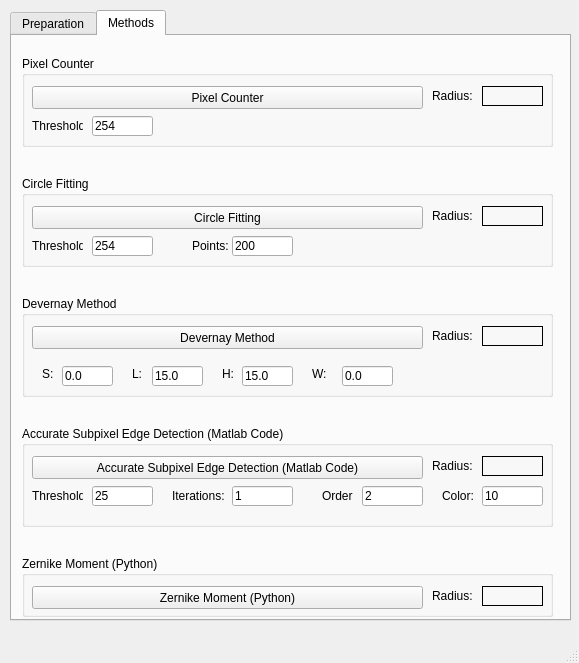
<?xml version="1.0" encoding="UTF-8"?>
<ui version="4.0">
 <class>MainWindow</class>
 <widget class="QMainWindow" name="MainWindow">
  <property name="geometry">
   <rect>
    <x>0</x>
    <y>0</y>
    <width>579</width>
    <height>663</height>
   </rect>
  </property>
  <property name="windowTitle">
   <string>MainWindow</string>
  </property>
  <widget class="QWidget" name="centralwidget">
   <widget class="QTabWidget" name="tabWidget_methods">
    <property name="geometry">
     <rect>
      <x>10</x>
      <y>10</y>
      <width>561</width>
      <height>611</height>
     </rect>
    </property>
    <property name="currentIndex">
     <number>1</number>
    </property>
    <widget class="QWidget" name="tab_2">
     <attribute name="title">
      <string>Preparation</string>
     </attribute>
     <widget class="QPushButton" name="pushButton_excelfilesfolder">
      <property name="geometry">
       <rect>
        <x>20</x>
        <y>20</y>
        <width>521</width>
        <height>23</height>
       </rect>
      </property>
      <property name="text">
       <string>Excel Files Folder</string>
      </property>
     </widget>
     <widget class="QPushButton" name="pushButton">
      <property name="geometry">
       <rect>
        <x>20</x>
        <y>50</y>
        <width>521</width>
        <height>23</height>
       </rect>
      </property>
      <property name="text">
       <string>Snapshots Folder</string>
      </property>
     </widget>
     <widget class="QPushButton" name="pushButton_create">
      <property name="geometry">
       <rect>
        <x>20</x>
        <y>80</y>
        <width>521</width>
        <height>23</height>
       </rect>
      </property>
      <property name="text">
       <string>Create Environment</string>
      </property>
     </widget>
     <widget class="QPushButton" name="pushButton_reset">
      <property name="geometry">
       <rect>
        <x>20</x>
        <y>110</y>
        <width>521</width>
        <height>23</height>
       </rect>
      </property>
      <property name="text">
       <string>RESET</string>
      </property>
     </widget>
     <widget class="QLabel" name="label_info">
      <property name="geometry">
       <rect>
        <x>20</x>
        <y>150</y>
        <width>521</width>
        <height>431</height>
       </rect>
      </property>
      <property name="frameShape">
       <enum>QFrame::NoFrame</enum>
      </property>
      <property name="text">
       <string>&lt;html&gt;&lt;head/&gt;&lt;body&gt;&lt;p align=&quot;center&quot;&gt;&lt;span style=&quot; font-size:11pt; font-weight:600;&quot;&gt;README&lt;/span&gt;&lt;/p&gt;&lt;p&gt;&lt;span style=&quot; color:#ffffff;&quot;&gt;-&lt;/span&gt;----------------------------------------------------------------------------------------------------------------------------------------------------------------------------------------------------&lt;/p&gt;&lt;p&gt;&lt;span style=&quot; font-size:9pt;&quot;&gt;• The program can only be used for outer diameter measurements of parts with circular geometry. It uses 5 different measurement methods: &amp;quot;Pixel Counter&amp;quot;, &amp;quot;Circle Fitting&amp;quot;, &amp;quot;Devernay Method&amp;quot;, &amp;quot;Accurate Subpixel Edge Detection Method&amp;quot; and &amp;quot;Zernike Moment Method&amp;quot;. Except for the first two of these methods, the others make measurements in subpixel size.&lt;/span&gt;&lt;/p&gt;&lt;p&gt;&lt;span style=&quot; font-size:9pt;&quot;&gt;• In the &lt;/span&gt;&lt;span style=&quot; font-size:9pt; font-weight:600;&quot;&gt;&amp;quot;Preparations&amp;quot;&lt;/span&gt;&lt;span style=&quot; font-size:9pt;&quot;&gt; tab, initial settings will be made so that the program can work properly.&lt;/span&gt;&lt;/p&gt;&lt;p&gt;&lt;span style=&quot; font-size:9pt;&quot;&gt;• In the first step, click on the &lt;/span&gt;&lt;span style=&quot; font-size:9pt; font-weight:600;&quot;&gt;&amp;quot;Excel Files Folder&amp;quot;&lt;/span&gt;&lt;span style=&quot; font-size:9pt;&quot;&gt; button and select the folder where the result files of the measurements will be located with &lt;/span&gt;&lt;span style=&quot; font-size:9pt; font-weight:600;&quot;&gt;.csv&lt;/span&gt;&lt;span style=&quot; font-size:9pt;&quot;&gt; extension.&lt;/span&gt;&lt;/p&gt;&lt;p&gt;&lt;span style=&quot; font-size:9pt;&quot;&gt;• Then click the &amp;quot;&lt;/span&gt;&lt;span style=&quot; font-size:9pt; font-weight:600;&quot;&gt;Snapshots Folder&lt;/span&gt;&lt;span style=&quot; font-size:9pt;&quot;&gt;&amp;quot; button and select the folder where the images for which diameter values are to be obtained are located.&lt;/span&gt;&lt;/p&gt;&lt;p&gt;&lt;span style=&quot; font-size:9pt;&quot;&gt;• It provides configuration of folders to be created for&lt;/span&gt;&lt;span style=&quot; font-size:9pt; font-weight:600;&quot;&gt; Devernay Method&lt;/span&gt;&lt;span style=&quot; font-size:9pt;&quot;&gt; and &lt;/span&gt;&lt;span style=&quot; font-size:9pt; font-weight:600;&quot;&gt;Accurate Subpixel Edge Detection (Matlab Code) Method&lt;/span&gt;&lt;span style=&quot; font-size:9pt;&quot;&gt; via &lt;/span&gt;&lt;span style=&quot; font-size:9pt; font-weight:600;&quot;&gt;&amp;quot;Create Environment&amp;quot;&lt;/span&gt;&lt;span style=&quot; font-size:9pt;&quot;&gt; button. These files will be stored in the folder where the Excel files are located.&lt;/span&gt;&lt;/p&gt;&lt;p&gt;&lt;span style=&quot; font-size:9pt;&quot;&gt;• The &lt;/span&gt;&lt;span style=&quot; font-size:9pt; font-weight:600;&quot;&gt;&amp;quot;RESET&amp;quot;&lt;/span&gt;&lt;span style=&quot; font-size:9pt;&quot;&gt; button should be used to clear the cookies of previous operations.&lt;/span&gt;&lt;/p&gt;&lt;p&gt;&lt;span style=&quot; font-size:9pt;&quot;&gt;• Then, by coming to the&lt;/span&gt;&lt;span style=&quot; font-size:9pt; font-weight:600;&quot;&gt; &amp;quot;Methods&amp;quot;&lt;/span&gt;&lt;span style=&quot; font-size:9pt;&quot;&gt; tab, any desired method can perform diameter measurements by simply pressing the relevant button.&lt;/span&gt;&lt;/p&gt;&lt;p&gt;&lt;span style=&quot; font-size:9pt;&quot;&gt;• Each measurement method has its own separate parameters and they can be easily adjusted via the UI.&lt;/span&gt;&lt;br/&gt;&lt;/p&gt;&lt;p&gt;&lt;br/&gt;&lt;/p&gt;&lt;/body&gt;&lt;/html&gt;</string>
      </property>
      <property name="wordWrap">
       <bool>true</bool>
      </property>
     </widget>
    </widget>
    <widget class="QWidget" name="tab">
     <attribute name="title">
      <string>Methods</string>
     </attribute>
     <widget class="QGroupBox" name="groupBox">
      <property name="geometry">
       <rect>
        <x>10</x>
        <y>20</y>
        <width>531</width>
        <height>91</height>
       </rect>
      </property>
      <property name="title">
       <string>Pixel Counter</string>
      </property>
      <widget class="QLabel" name="label_radius_pixelCounter">
       <property name="geometry">
        <rect>
         <x>460</x>
         <y>30</y>
         <width>61</width>
         <height>20</height>
        </rect>
       </property>
       <property name="frameShape">
        <enum>QFrame::Box</enum>
       </property>
       <property name="text">
        <string/>
       </property>
      </widget>
      <widget class="QLineEdit" name="lineEdit_thresholdvalue">
       <property name="geometry">
        <rect>
         <x>70</x>
         <y>60</y>
         <width>61</width>
         <height>20</height>
        </rect>
       </property>
       <property name="text">
        <string>254</string>
       </property>
      </widget>
      <widget class="QLabel" name="label_3">
       <property name="geometry">
        <rect>
         <x>410</x>
         <y>30</y>
         <width>41</width>
         <height>20</height>
        </rect>
       </property>
       <property name="frameShape">
        <enum>QFrame::NoFrame</enum>
       </property>
       <property name="text">
        <string>Radius:</string>
       </property>
      </widget>
      <widget class="QPushButton" name="pushButton_pixelCounter">
       <property name="geometry">
        <rect>
         <x>10</x>
         <y>30</y>
         <width>391</width>
         <height>23</height>
        </rect>
       </property>
       <property name="text">
        <string>Pixel Counter</string>
       </property>
      </widget>
      <widget class="QLabel" name="label_5">
       <property name="geometry">
        <rect>
         <x>10</x>
         <y>60</y>
         <width>51</width>
         <height>20</height>
        </rect>
       </property>
       <property name="frameShape">
        <enum>QFrame::NoFrame</enum>
       </property>
       <property name="text">
        <string>Threshold:</string>
       </property>
      </widget>
     </widget>
     <widget class="QGroupBox" name="groupBox_2">
      <property name="geometry">
       <rect>
        <x>10</x>
        <y>140</y>
        <width>531</width>
        <height>91</height>
       </rect>
      </property>
      <property name="title">
       <string>Circle Fitting</string>
      </property>
      <widget class="QLabel" name="label_radius_circleFitting">
       <property name="geometry">
        <rect>
         <x>460</x>
         <y>30</y>
         <width>61</width>
         <height>20</height>
        </rect>
       </property>
       <property name="frameShape">
        <enum>QFrame::Box</enum>
       </property>
       <property name="text">
        <string/>
       </property>
      </widget>
      <widget class="QPushButton" name="pushButton_circleFitting">
       <property name="geometry">
        <rect>
         <x>10</x>
         <y>30</y>
         <width>391</width>
         <height>23</height>
        </rect>
       </property>
       <property name="text">
        <string>Circle Fitting</string>
       </property>
      </widget>
      <widget class="QLabel" name="label_8">
       <property name="geometry">
        <rect>
         <x>410</x>
         <y>30</y>
         <width>41</width>
         <height>20</height>
        </rect>
       </property>
       <property name="frameShape">
        <enum>QFrame::NoFrame</enum>
       </property>
       <property name="text">
        <string>Radius:</string>
       </property>
      </widget>
      <widget class="QLineEdit" name="lineEdit_thresholdvalue_circle_fitting">
       <property name="geometry">
        <rect>
         <x>70</x>
         <y>60</y>
         <width>61</width>
         <height>20</height>
        </rect>
       </property>
       <property name="text">
        <string>254</string>
       </property>
      </widget>
      <widget class="QLabel" name="label_7">
       <property name="geometry">
        <rect>
         <x>10</x>
         <y>60</y>
         <width>51</width>
         <height>20</height>
        </rect>
       </property>
       <property name="frameShape">
        <enum>QFrame::NoFrame</enum>
       </property>
       <property name="text">
        <string>Threshold:</string>
       </property>
      </widget>
      <widget class="QLabel" name="label_9">
       <property name="geometry">
        <rect>
         <x>170</x>
         <y>60</y>
         <width>41</width>
         <height>20</height>
        </rect>
       </property>
       <property name="frameShape">
        <enum>QFrame::NoFrame</enum>
       </property>
       <property name="text">
        <string>Points:</string>
       </property>
      </widget>
      <widget class="QLineEdit" name="lineEdit_circle_fitting_points">
       <property name="geometry">
        <rect>
         <x>210</x>
         <y>60</y>
         <width>61</width>
         <height>20</height>
        </rect>
       </property>
       <property name="text">
        <string>200</string>
       </property>
      </widget>
     </widget>
     <widget class="QGroupBox" name="groupBox_3">
      <property name="geometry">
       <rect>
        <x>10</x>
        <y>260</y>
        <width>531</width>
        <height>101</height>
       </rect>
      </property>
      <property name="title">
       <string>Devernay Method</string>
      </property>
      <widget class="QPushButton" name="pushButton_devernay">
       <property name="geometry">
        <rect>
         <x>10</x>
         <y>30</y>
         <width>391</width>
         <height>23</height>
        </rect>
       </property>
       <property name="text">
        <string>Devernay Method</string>
       </property>
      </widget>
      <widget class="QLabel" name="label_radius_devernay">
       <property name="geometry">
        <rect>
         <x>460</x>
         <y>30</y>
         <width>61</width>
         <height>20</height>
        </rect>
       </property>
       <property name="frameShape">
        <enum>QFrame::Box</enum>
       </property>
       <property name="text">
        <string/>
       </property>
      </widget>
      <widget class="QLabel" name="label_10">
       <property name="geometry">
        <rect>
         <x>410</x>
         <y>30</y>
         <width>41</width>
         <height>20</height>
        </rect>
       </property>
       <property name="frameShape">
        <enum>QFrame::NoFrame</enum>
       </property>
       <property name="text">
        <string>Radius:</string>
       </property>
      </widget>
      <widget class="QLineEdit" name="lineEdit_s">
       <property name="geometry">
        <rect>
         <x>40</x>
         <y>70</y>
         <width>51</width>
         <height>20</height>
        </rect>
       </property>
       <property name="text">
        <string>0.0</string>
       </property>
      </widget>
      <widget class="QLabel" name="label_11">
       <property name="geometry">
        <rect>
         <x>20</x>
         <y>70</y>
         <width>21</width>
         <height>16</height>
        </rect>
       </property>
       <property name="text">
        <string>S:</string>
       </property>
      </widget>
      <widget class="QLabel" name="label_13">
       <property name="geometry">
        <rect>
         <x>110</x>
         <y>70</y>
         <width>21</width>
         <height>16</height>
        </rect>
       </property>
       <property name="text">
        <string>L:</string>
       </property>
      </widget>
      <widget class="QLineEdit" name="lineEdit_l">
       <property name="geometry">
        <rect>
         <x>130</x>
         <y>70</y>
         <width>51</width>
         <height>20</height>
        </rect>
       </property>
       <property name="text">
        <string>15.0</string>
       </property>
      </widget>
      <widget class="QLabel" name="label_14">
       <property name="geometry">
        <rect>
         <x>200</x>
         <y>70</y>
         <width>21</width>
         <height>16</height>
        </rect>
       </property>
       <property name="text">
        <string>H:</string>
       </property>
      </widget>
      <widget class="QLineEdit" name="lineEdit_h">
       <property name="geometry">
        <rect>
         <x>220</x>
         <y>70</y>
         <width>51</width>
         <height>20</height>
        </rect>
       </property>
       <property name="text">
        <string>15.0</string>
       </property>
      </widget>
      <widget class="QLabel" name="label_15">
       <property name="geometry">
        <rect>
         <x>290</x>
         <y>70</y>
         <width>21</width>
         <height>16</height>
        </rect>
       </property>
       <property name="text">
        <string>W:</string>
       </property>
      </widget>
      <widget class="QLineEdit" name="lineEdit_w">
       <property name="geometry">
        <rect>
         <x>320</x>
         <y>70</y>
         <width>51</width>
         <height>20</height>
        </rect>
       </property>
       <property name="text">
        <string>0.0</string>
       </property>
      </widget>
     </widget>
     <widget class="QGroupBox" name="groupBox_4">
      <property name="geometry">
       <rect>
        <x>10</x>
        <y>390</y>
        <width>531</width>
        <height>101</height>
       </rect>
      </property>
      <property name="title">
       <string>Accurate Subpixel Edge Detection (Matlab Code)</string>
      </property>
      <widget class="QLabel" name="label_radius_matlab">
       <property name="geometry">
        <rect>
         <x>460</x>
         <y>30</y>
         <width>61</width>
         <height>20</height>
        </rect>
       </property>
       <property name="frameShape">
        <enum>QFrame::Box</enum>
       </property>
       <property name="text">
        <string/>
       </property>
      </widget>
      <widget class="QPushButton" name="pushButton_matlab">
       <property name="geometry">
        <rect>
         <x>10</x>
         <y>30</y>
         <width>391</width>
         <height>23</height>
        </rect>
       </property>
       <property name="text">
        <string>Accurate Subpixel Edge Detection (Matlab Code)</string>
       </property>
      </widget>
      <widget class="QLabel" name="label_12">
       <property name="geometry">
        <rect>
         <x>410</x>
         <y>30</y>
         <width>41</width>
         <height>20</height>
        </rect>
       </property>
       <property name="frameShape">
        <enum>QFrame::NoFrame</enum>
       </property>
       <property name="text">
        <string>Radius:</string>
       </property>
      </widget>
      <widget class="QLabel" name="label_16">
       <property name="geometry">
        <rect>
         <x>10</x>
         <y>60</y>
         <width>51</width>
         <height>20</height>
        </rect>
       </property>
       <property name="frameShape">
        <enum>QFrame::NoFrame</enum>
       </property>
       <property name="text">
        <string>Threshold:</string>
       </property>
      </widget>
      <widget class="QLineEdit" name="lineEdit_thresholdvalue_matlab">
       <property name="geometry">
        <rect>
         <x>70</x>
         <y>60</y>
         <width>61</width>
         <height>20</height>
        </rect>
       </property>
       <property name="text">
        <string>25</string>
       </property>
      </widget>
      <widget class="QLabel" name="label_17">
       <property name="geometry">
        <rect>
         <x>150</x>
         <y>60</y>
         <width>61</width>
         <height>20</height>
        </rect>
       </property>
       <property name="frameShape">
        <enum>QFrame::NoFrame</enum>
       </property>
       <property name="text">
        <string>Iterations:</string>
       </property>
      </widget>
      <widget class="QLineEdit" name="lineEdit_iters_matlab">
       <property name="geometry">
        <rect>
         <x>210</x>
         <y>60</y>
         <width>61</width>
         <height>20</height>
        </rect>
       </property>
       <property name="text">
        <string>1</string>
       </property>
      </widget>
      <widget class="QLabel" name="label_18">
       <property name="geometry">
        <rect>
         <x>300</x>
         <y>60</y>
         <width>31</width>
         <height>20</height>
        </rect>
       </property>
       <property name="frameShape">
        <enum>QFrame::NoFrame</enum>
       </property>
       <property name="text">
        <string>Order:</string>
       </property>
      </widget>
      <widget class="QLineEdit" name="lineEdit_order_matlab">
       <property name="geometry">
        <rect>
         <x>340</x>
         <y>60</y>
         <width>61</width>
         <height>20</height>
        </rect>
       </property>
       <property name="text">
        <string>2</string>
       </property>
      </widget>
      <widget class="QLabel" name="label_19">
       <property name="geometry">
        <rect>
         <x>420</x>
         <y>60</y>
         <width>31</width>
         <height>20</height>
        </rect>
       </property>
       <property name="frameShape">
        <enum>QFrame::NoFrame</enum>
       </property>
       <property name="text">
        <string>Color:</string>
       </property>
      </widget>
      <widget class="QLineEdit" name="lineEdit_color_matlab">
       <property name="geometry">
        <rect>
         <x>460</x>
         <y>60</y>
         <width>61</width>
         <height>20</height>
        </rect>
       </property>
       <property name="text">
        <string>10</string>
       </property>
      </widget>
     </widget>
     <widget class="QGroupBox" name="groupBox_5">
      <property name="geometry">
       <rect>
        <x>10</x>
        <y>520</y>
        <width>531</width>
        <height>61</height>
       </rect>
      </property>
      <property name="title">
       <string>Zernike Moment (Python)</string>
      </property>
      <widget class="QLabel" name="label_radius_zernikePy">
       <property name="geometry">
        <rect>
         <x>460</x>
         <y>30</y>
         <width>61</width>
         <height>20</height>
        </rect>
       </property>
       <property name="frameShape">
        <enum>QFrame::Box</enum>
       </property>
       <property name="text">
        <string/>
       </property>
      </widget>
      <widget class="QPushButton" name="pushButton_zernikePy">
       <property name="geometry">
        <rect>
         <x>10</x>
         <y>30</y>
         <width>391</width>
         <height>23</height>
        </rect>
       </property>
       <property name="text">
        <string>Zernike Moment (Python)</string>
       </property>
      </widget>
      <widget class="QLabel" name="label_4">
       <property name="geometry">
        <rect>
         <x>410</x>
         <y>30</y>
         <width>41</width>
         <height>20</height>
        </rect>
       </property>
       <property name="frameShape">
        <enum>QFrame::NoFrame</enum>
       </property>
       <property name="text">
        <string>Radius:</string>
       </property>
      </widget>
     </widget>
    </widget>
   </widget>
  </widget>
  <widget class="QMenuBar" name="menubar">
   <property name="geometry">
    <rect>
     <x>0</x>
     <y>0</y>
     <width>579</width>
     <height>21</height>
    </rect>
   </property>
  </widget>
  <widget class="QStatusBar" name="statusbar"/>
 </widget>
 <resources/>
 <connections/>
</ui>
